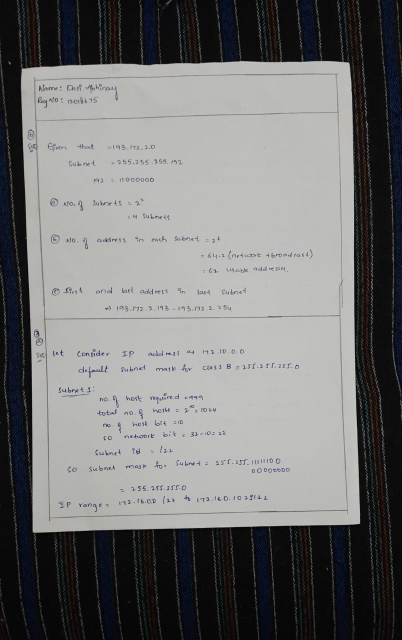
#> input picture document.jpeg, 804 x 1280 px (shown at 1/2 size)
$ jupyter execute 'Document Scanner Project.ipynb'   (shell and % lines are left out)
#> lines starting #> are read from the running program, lines starting #| are printed output that depends on the picture; after the words box and inside, x2 and y2 are one past the last pixel; in counts of white or black regions, pixels touching at a corner belong together
[cell 1]
import numpy as np
import matplotlib.pyplot as plt
import cv2

[cell 2]
im_path = 'document.jpeg'
img = cv2.imread(im_path)
#> img is the input picture: shape (1280, 804, 3); mean B, G, R 115.3, 115.7, 115.5
print(img.shape)
#| (1280, 804, 3)

img = cv2.resize(img,(1500, 800))
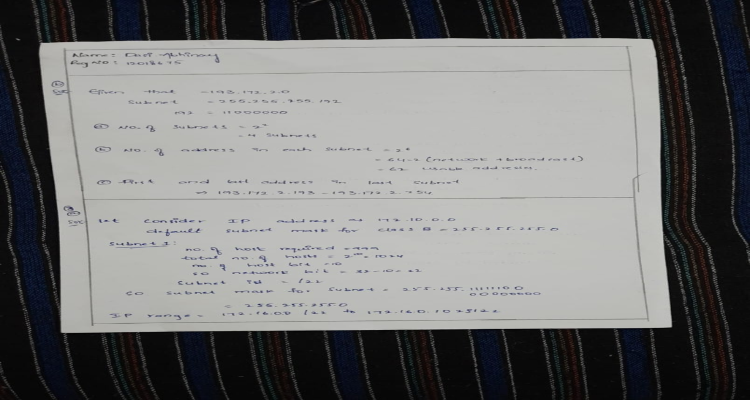
#> img: shape (800, 1500, 3) (shown at 1/2 size); mean B, G, R 115.3, 115.7, 115.4
print(img.shape)
#| (800, 1500, 3)

plt.imshow(img)
plt.show()

* Remove the Noise
* Edge Detection
* Contour Extraction
* Best Contour Selection
* Project to the Screen

[cell 3]
# Remove rhe Noise

## Image Bluring

orig = img.copy()
gray = cv2.cvtColor(orig, cv2.COLOR_BGR2GRAY)
plt.imshow(gray, cmap = 'binary')
plt.show()

blurred = cv2.GaussianBlur(gray, (5,5), 0)
plt.imshow(blurred, cmap = 'binary')
plt.show()

[cell 4]
regen = cv2.cvtColor(blurred, cv2.COLOR_GRAY2BGR)
plt.imshow(orig)
plt.show()

plt.imshow(regen)
plt.show()

[cell 5]
regen.shape
#> Out = (800, 1500, 3)

[cell 6]
## Edge Detection

edge = cv2.Canny(blurred, 0,50)
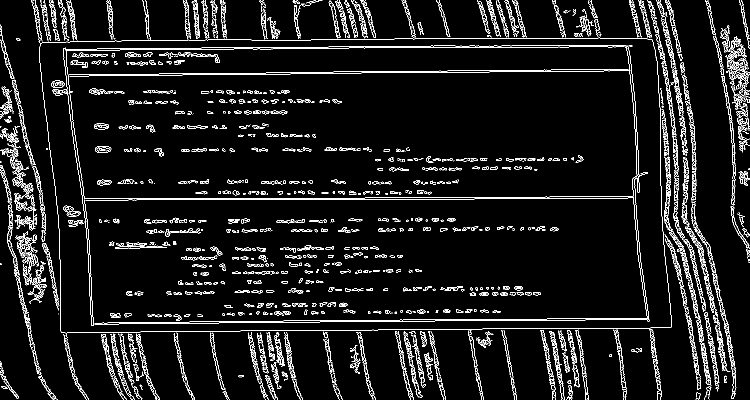
#> edge: shape (800, 1500) (shown at 1/2 size); 6.5% white in thin lines or dots
orig_edge = edge.copy()

plt.imshow(orig_edge)
plt.title("Edge Detection")
plt.show()

[cell 7]
## Countours Extraction

contours, _ = cv2.findContours(edge, cv2.RETR_LIST, cv2.CHAIN_APPROX_NONE)
#> contours = 2926 contours, 1920 with area under 20; largest, box (x1, y1, x2, y2) and area: (78, 0, 1344, 667) 708556, (78, 75, 1344, 667) 708381, (116, 91, 1299, 652) 345102, (132, 91, 1275, 398) 331742, (658, 91, 1299, 644) 3930
print(len(contours))
#| 2926

contours = sorted(contours, reverse=True, key = cv2.contourArea)

[cell 8]
# select the best Contour Region

for c in contours:
    p = cv2.arcLength(c,True)
    approx = cv2.approxPolyDP(c, 0.02*p, True)

    if len(approx) == 4:
        target = approx
        break
#> this loop made 2 passes
#> (p, target) on pass 2: (3662.4, [[1306, 84], [1341, 654], [121, 662], [84, 85]])
#> p on pass 1: 3889.5

print(target.shape)
#| (4, 1, 2)

[cell 9]
## reorder target contour

def reorder(h):
    h = h.reshape((4,2))
#> h = [[1306, 84], [1341, 654], [121, 662], [84, 85]]
    print(h)
#| [[1306   84]
#|  [1341  654]
#|  [ 121  662]
#|  [  84   85]]

    hnew = np.zeros((4,2), dtype = np.float32)

    add = h.sum(1)
#> add = [1390, 1995, 783, 169]
    hnew[0] = h[np.argmin(add)]
    hnew[2] = h[np.argmax(add)]

    diff = np.diff(h,axis = 1)
#> diff = [-1222, -687, 541, 1]
    hnew[1] = h[np.argmin(diff)]
    hnew[3] = h[np.argmax(diff)]

    return hnew

[cell 10]
reorder = reorder(target)
#> reorder = [[84, 85], [1306, 84], [1341, 654], [121, 662]]
print('-------------')
print(reorder)
#| [[  84.   85.]
#|  [1306.   84.]
#|  [1341.  654.]
#|  [ 121.  662.]]

[cell 11]
## project to the fixed screen

input_represent = reorder
#> input_represent = [[84, 85], [1306, 84], [1341, 654], [121, 662]]
output_map = np.float32([[0,0],[800,0],[800,800],[0,800]])

[cell 12]
M = cv2.getPerspectiveTransform(input_represent, output_map)
#> M = [[0.646, -0.0414, -50.75], [0.00113, 1.38, -117.7], [-9.93e-06, -1.59e-06, 1]]
ans = cv2.warpPerspective(orig, M, (800,800))
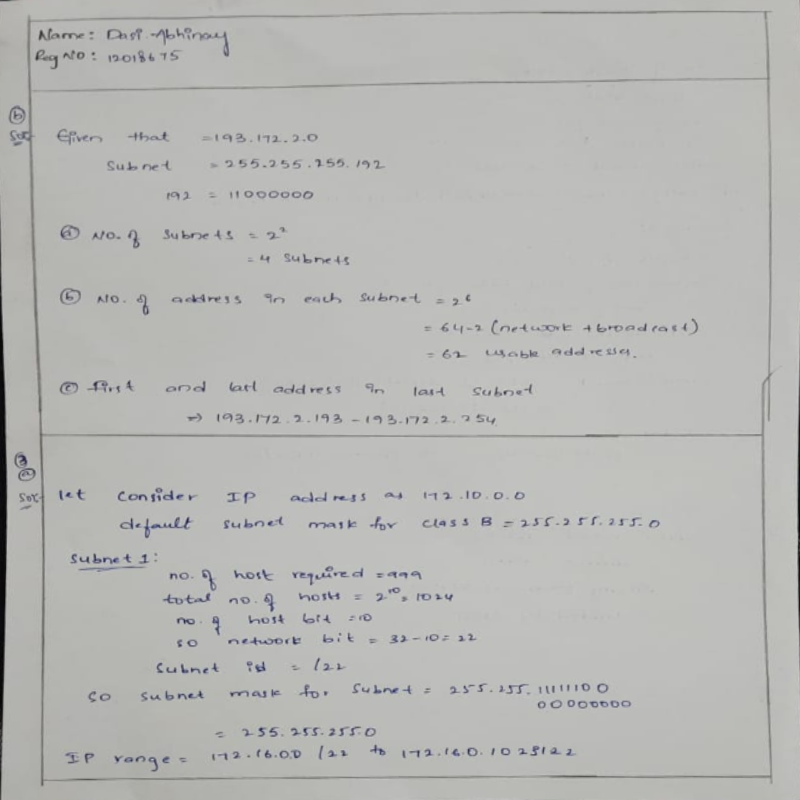
#> ans: shape (800, 800, 3); mean B, G, R 181.3, 183.6, 183.3
